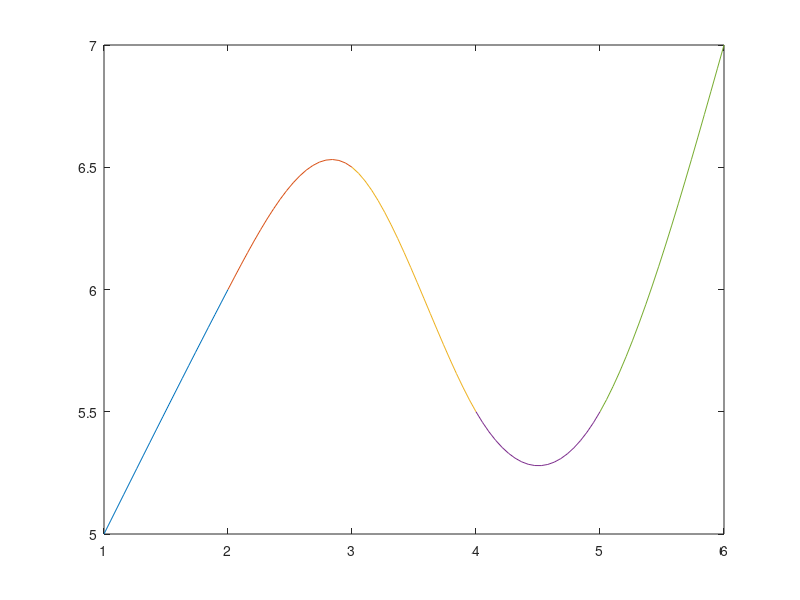

This figure's MATLAB source:
%read data from file
fileID = fopen('Example1.txt','r');
A = fscanf(fileID,'%f\n');
number = A(1);

%use array to store points
Array_points = zeros(number,2);
count = 1;
for i = 2:2:number*2 + 1
    Array_points(count,1) = A(i);
    Array_points(count,2) = A(i+1);
    count = count + 1;
end

%find h0 - hx
Array_h = zeros(number-1,1);
for i = 1:number-1
    Array_h(i) = Array_points(i+1,1) - Array_points(i,1);
end

%initialize Matrix
Matrix = zeros(number,number);
Matrix(1,1) = 1;
Matrix(number,number) = 1;
%input number to Matrix
for i = 1:number
    if i == 1
        Matrix(i+1,i) = Array_h(i);
        continue;
    end
    if i == number
        Matrix(number-1,number) = Array_h(i-1);
    else
        Matrix(i,i) = 2*(Array_h(i)+Array_h(i-1));
        Matrix(i-1,i) = Array_h(i-1);
        Matrix(i+1,i) = Array_h(i);
    end
end

Matrix(1,2) = 0;
Matrix(number,number-1) = 0;

%initialize vector
Array_v = zeros(number,1);
for i = 2:number-1
    Array_v(i) = (3/Array_h(i))*(Array_points(i+1,2)-Array_points(i,2)) - 3/Array_h(i-1)*(Array_points(i,2)-Array_points(i-1,2));
end

%start to compute ci by Matrix and vector
Array_c = linsolve(Matrix,Array_v);

%start to compute bi and di
Array_b = zeros(number-1,1);
Array_d = zeros(number-1,1);

for i = 1:number-1
    Array_d(i) = (Array_c(i+1)-Array_c(i))/(3*Array_h(i));
    Array_b(i) = ((Array_points(i+1,2)-Array_points(i,2))/Array_h(i)) - Array_h(i)*((2*Array_c(i)+Array_c(i+1))/3);
end

%print the result
for i = 1:number-1
    fprintf('%f ',Array_points(i,2));
    fprintf('%f ',Array_b(i));
    fprintf('%f ',Array_c(i));
    fprintf('%f\n',Array_d(i));
end

%start to draw graph
for i = 1:number-1
    x = linspace(Array_points(i,1),Array_points(i+1,1),20);
    y = Array_points(i,2) + Array_b(i)*(x-Array_points(i,1)) + Array_c(i)*(x-Array_points(i,1)).^2 + Array_d(i)*(x-Array_points(i,1)).^3;
    plot(x,y);
    hold on;
end
hold off

%close file
fclose(fileID);